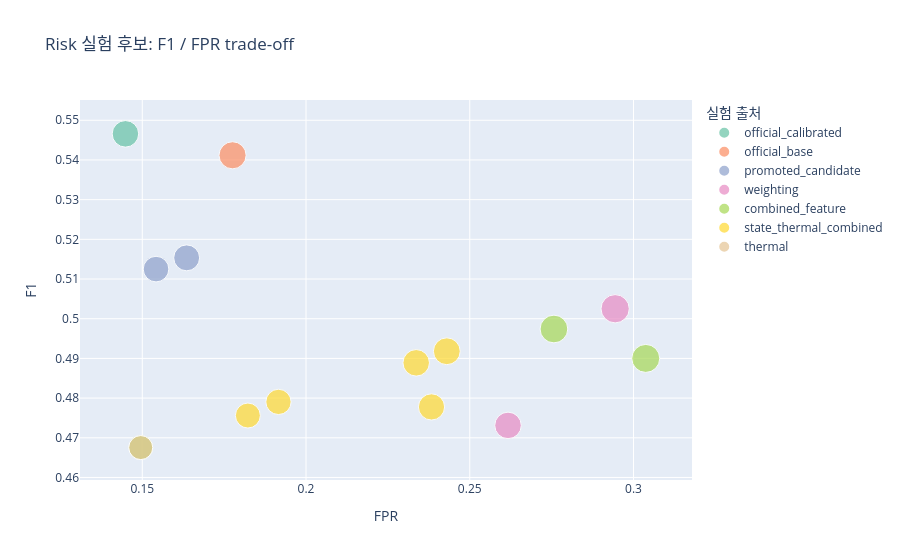
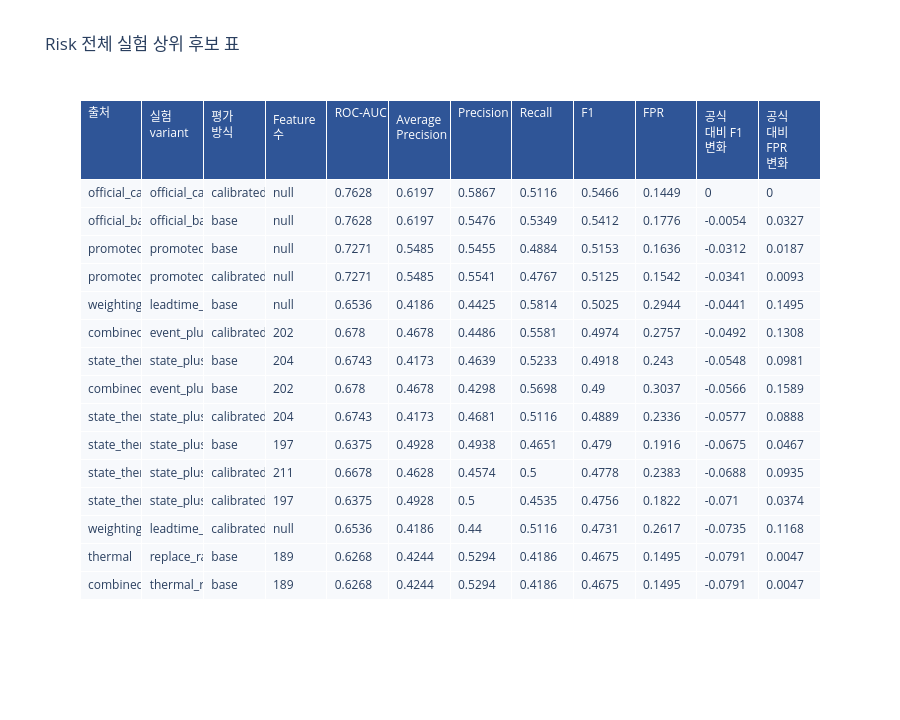

The notebook cell these images were saved under, in order:
### Markdown cell above
## 4. Risk 전체 개선 실험 비교

Risk 실험은 event context, thermal relation, state feature, weighting, drift ablation을 포함한다. 비교 기준은 holdout overall의 F1, Recall, FPR이다.

### Code cell
risk = read_csv("risk_holdout_experiment_comparison_with_delta.csv")
if not risk.empty:
    risk_top = risk.sort_values(["f1", "recall"], ascending=False).head(15)
    fig = px.scatter(
        risk_top,
        x="fpr",
        y="f1",
        color="source",
        size="recall",
        hover_name="variant",
        title="Risk 실험 후보: F1 / FPR trade-off",
        labels={"fpr": "FPR", "f1": "F1", "source": "실험 출처", "recall": "Recall"},
        color_discrete_sequence=COLOR_SEQ,
    )
    fig.update_layout(height=560)
    fig.show()
    show_table(
        risk_top,
        "Risk 전체 실험 상위 후보 표",
        columns=["source", "variant", "metric_type", "feature_count", "roc_auc", "average_precision", "precision", "recall", "f1", "fpr", "delta_f1_vs_official", "delta_fpr_vs_official"],
        height=720,
    )

### Figure 1 — Plotly figure (JSON) as saved in the notebook; plotly's stock layout.template omitted (floating-point values rounded to 4 significant figures)
{"data": [{"hovertemplate": "<b>%{hovertext}</b><br><br>실험 출처=official_calibrated<br>FPR=%{x}<br>F1=%{y}<br>Recall=%{marker.size}<extra></extra>", "hovertext": ["official_calibrated"], "legendgroup": "official_calibrated", "marker": {"color": "rgb(102,194,165)", "size": [0.5116], "sizemode": "area", "sizeref": 0.001453, "symbol": "circle"}, "mode": "markers", "name": "official_calibrated", "orientation": "v", "showlegend": true, "type": "scatter", "x": [0.1449], "xaxis": "x", "y": [0.5466], "yaxis": "y"}, {"hovertemplate": "<b>%{hovertext}</b><br><br>실험 출처=official_base<br>FPR=%{x}<br>F1=%{y}<br>Recall=%{marker.size}<extra></extra>", "hovertext": ["official_base_raw"], "legendgroup": "official_base", "marker": {"color": "rgb(252,141,98)", "size": [0.5349], "sizemode": "area", "sizeref": 0.001453, "symbol": "circle"}, "mode": "markers", "name": "official_base", "orientation": "v", "showlegend": true, "type": "scatter", "x": [0.1776], "xaxis": "x", "y": [0.5412], "yaxis": "y"}, {"hovertemplate": "<b>%{hovertext}</b><br><br>실험 출처=promoted_candidate<br>FPR=%{x}<br>F1=%{y}<br>Recall=%{marker.size}<extra></extra>", "hovertext": ["promoted_base", "promoted_calibrated"], "legendgroup": "promoted_candidate", "marker": {"color": "rgb(141,160,203)", "size": [0.4884, 0.4767], "sizemode": "area", "sizeref": 0.001453, "symbol": "circle"}, "mode": "markers", "name": "promoted_candidate", "orientation": "v", "showlegend": true, "type": "scatter", "x": [0.1636, 0.1542], "xaxis": "x", "y": [0.5153, 0.5125], "yaxis": "y"}, {"hovertemplate": "<b>%{hovertext}</b><br><br>실험 출처=weighting<br>FPR=%{x}<br>F1=%{y}<br>Recall=%{marker.size}<extra></extra>", "hovertext": ["leadtime_1_3d_x2_plus_group_x1_5", "leadtime_1_3d_x2_plus_group_x1_5"], "legendgroup": "weighting", "marker": {"color": "rgb(231,138,195)", "size": [0.5814, 0.5116], "sizemode": "area", "sizeref": 0.001453, "symbol": "circle"}, "mode": "markers", "name": "weighting", "orientation": "v", "showlegend": true, "type": "scatter", "x": [0.2944, 0.2617], "xaxis": "x", "y": [0.5025, 0.4731], "yaxis": "y"}, {"hovertemplate": "<b>%{hovertext}</b><br><br>실험 출처=combined_feature<br>FPR=%{x}<br>F1=%{y}<br>Recall=%{marker.size}<extra></extra>", "hovertext": ["event_plus_group_zscore", "event_plus_group_zscore", "thermal_replace_raw_with_relation"], "legendgroup": "combined_feature", "marker": {"color": "rgb(166,216,84)", "size": [0.5581, 0.5698, 0.4186], "sizemode": "area", "sizeref": 0.001453, "symbol": "circle"}, "mode": "markers", "name": "combined_feature", "orientation": "v", "showlegend": true, "type": "scatter", "x": [0.2757, 0.3037, 0.1495], "xaxis": "x", "y": [0.4974, 0.49, 0.4675], "yaxis": "y"}, {"hovertemplate": "<b>%{hovertext}</b><br><br>실험 출처=state_thermal_combined<br>FPR=%{x}<br>F1=%{y}<br>Recall=%{marker.size}<extra></extra>", "hovertext": ["state_plus_group_zscore", "state_plus_group_zscore", "state_plus_replace_raw_with_relation", "state_plus_group_zscore_plus_relation", "state_plus_replace_raw_with_relation"], "legendgroup": "state_thermal_combined", "marker": {"color": "rgb(255,217,47)", "size": [0.5233, 0.5116, 0.4651, 0.5, 0.4535], "sizemode": "area", "sizeref": 0.001453, "symbol": "circle"}, "mode": "markers", "name": "state_thermal_combined", "orientation": "v", "showlegend": true, "type": "scatter", "x": [0.243, 0.2336, 0.1916, 0.2383, 0.1822], "xaxis": "x", "y": [0.4918, 0.4889, 0.479, 0.4778, 0.4756], "yaxis": "y"}, {"hovertemplate": "<b>%{hovertext}</b><br><br>실험 출처=thermal<br>FPR=%{x}<br>F1=%{y}<br>Recall=%{marker.size}<extra></extra>", "hovertext": ["replace_raw_with_relation"], "legendgroup": "thermal", "marker": {"color": "rgb(229,196,148)", "size": [0.4186], "sizemode": "area", "sizeref": 0.001453, "symbol": "circle"}, "mode": "markers", "name": "thermal", "orientation": "v", "showlegend": true, "type": "scatter", "x": [0.1495], "xaxis": "x", "y": [0.4675], "yaxis": "y"}], "layout": {"height": 560, "legend": {"itemsizing": "constant", "title": {"text": "실험 출처"}, "tracegroupgap": 0}, "title": {"text": "Risk 실험 후보: F1 / FPR trade-off"}, "xaxis": {"anchor": "y", "domain": [0.0, 1.0], "title": {"text": "FPR"}}, "yaxis": {"anchor": "x", "domain": [0.0, 1.0], "title": {"text": "F1"}}}}

### Figure 2 — Plotly figure (JSON) as saved in the notebook; plotly's stock layout.template omitted (floating-point values rounded to 4 significant figures; data arrays with more than 128 entries replaced by an {"elided": "..."} marker saying what was removed)
{"data": [{"cells": {"align": "left", "fill": {"color": "#F7F9FC"}, "height": 28, "values": {"elided": "12x15 mixed values"}}, "header": {"align": "left", "fill": {"color": "#2F5597"}, "font": {"color": "white", "size": 12}, "height": 30, "values": ["출처", "실험 variant", "평가 방식", "Feature 수", "ROC-AUC", "Average Precision", "Precision", "Recall", "F1", "FPR", "공식 대비 F1 변화", "공식 대비 FPR 변화"]}, "type": "table"}], "layout": {"height": 720, "title": {"text": "Risk 전체 실험 상위 후보 표"}}}
